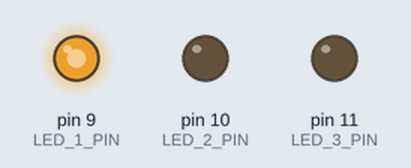
This sketch was run on a simulated Arduino Uno, built with avr-gcc and run on an emulated ATmega328P. Parts: output pins drawn as LEDs (lit = HIGH). What the sketch prints to the serial monitor is not drawn.

Above: at 0.05 s.
At 0.15 s:
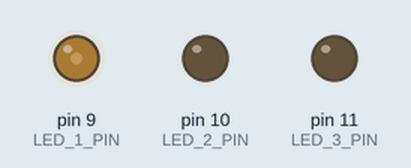
At 0.3 s:
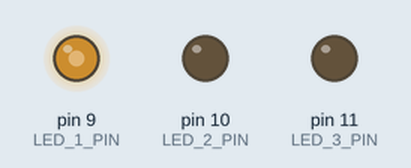
Timing chart, 0 to 3.0 s (numbered marks = the images above):
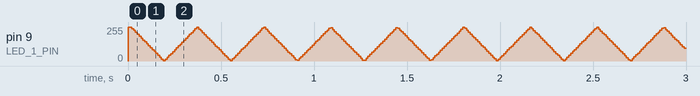

The sketch:

PWM5.ino
```cpp
#include <avr/io.h>
#include <util/delay.h>
#include <stdlib.h>
#include <avr/interrupt.h>

#define F_CPU 16000000UL // 16MHz
#define BAUD 9600UL
#define BAUDRATE ((F_CPU)/(BAUD * 16UL)-1)

#define LED_1_DDR DDRB
#define LED_2_DDR DDRB
#define LED_3_DDR DDRB
#define LED_1_PORT PORTB
#define LED_2_PORT PORTB
#define LED_3_PORT PORTB
#define LED_1_PIN PORTB1
#define LED_2_PIN PORTB2
#define LED_3_PIN PORTB3

// PWM Ton=2ms Toff=8ms f=100Hz

void uart_init(void);
void uart_transmit(unsigned char data);
void uart_transmit_str(char *data);
void timer1_init(void);
void leds_init(void);

unsigned char uart_receive(void);
bool start;
volatile uint8_t tot_overflow;
volatile uint8_t cnt;
volatile uint16_t brightness;

int main(void) {

  uart_init();
  leds_init();
  timer1_init();
  sei();
  for(;;) {
    if(start) {
      uart_transmit_str("Hello world\r\n");
      start = 0;
    }
    //OCR1A = 400;
    for(brightness = 0; brightness < 2499; ++brightness) {
      OCR1A = brightness;
      _delay_us(70);
    }
    for(brightness = 2499; brightness > 0; --brightness) {
      OCR1A = brightness;
      _delay_us(70);
    }
  }
}

void uart_init(void) {
  UBRR0H = (BAUDRATE >> 8);
  UBRR0L = BAUDRATE;
  UCSR0B |= (1<<RXEN0) | (1<<TXEN0) | (1<<RXCIE0);
  UCSR0C |= (1<<UCSZ01) | (1<<UCSZ00);
  start = 1;
}

void uart_transmit(unsigned char data) {
  while(!(UCSR0A & (1<<UDRE0))) { }
  UDR0 = (uint8_t)data;
}

unsigned char uart_receive(void) {
  while(!(UCSR0A & (1<<RXC0))){}
  return UDR0;
}

void uart_transmit_str(char *data) {
  while(*data) {
    uart_transmit(*data++);
  }
}

ISR(USART_RX_vect) {
  byte s = UDR0;

  if(s == 'h') {
    uart_transmit_str("Wyslano znak 'h'\r\n");
  } else {
    uart_transmit(s);
  }
}

/*ISR(TIMER1_COMPA_vect) {
  cnt++;
  if(cnt %2 == 0) {
    OCR1A = 499;
    LED_1_PORT |= (1<<LED_1_PIN);
  } else {
    OCR1A = 1999;
    LED_1_PORT &= ~(1<<LED_1_PIN);
  }
}*/

void timer1_init(void) {
  TCCR1A |= (1<<COM1A0) | (1<<COM1A1) |(1<<WGM11);
  TCCR1B |= (1<<WGM12) | (1<<WGM13) | (1<<CS11) | (1<<CS10);  // prescaler 64, mode CTS

  TCNT1 = 0;  // initialize counter

  ICR1 = 2499;  // initialize compare value

  //OCR1A = 2400;

  //TIMSK1 |= (1<<OCIE1A);  // enable interrupt


}

void leds_init(void) {
  LED_1_DDR |= (1<<LED_1_PIN);  // DDRB |= (1<<PORTB1)
  LED_2_DDR |= (1<<LED_2_PIN);  // makes 9,10,11 pins as Output
  LED_3_DDR |= (1<<LED_3_PIN);
}
```
